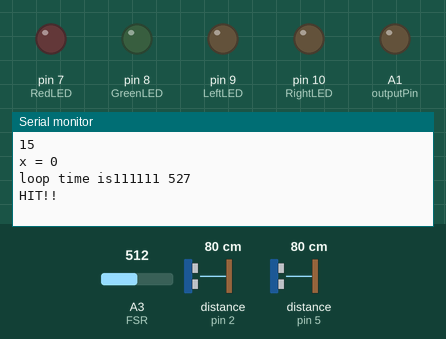
A sketch run on a simulated Arduino Uno, built with avr-gcc and run on an emulated ATmega328P. On the bench: output pins drawn as LEDs (lit = HIGH), the last lines printed to the serial monitor. The test bench sets the inputs (shaded band); at power-on: distance to the obstacle (sensors on pin 5, pin 2) 80 cm, A3 (FSR) = 512. The echo pulse lasts 58.3 µs per cm; random numbers use the default seed unless the sketch sets one.

Above: at 1.2 s.
1.3 s: distance to the obstacle (sensor on pin 5) set to 196 cm
At 1.8 s:
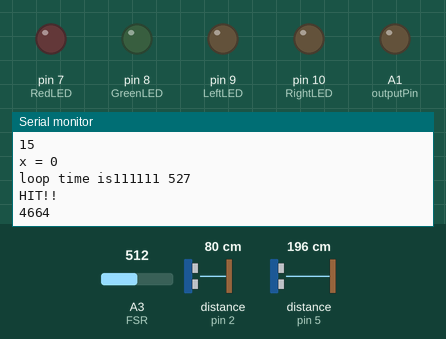
3.9 s: distance to the obstacle (sensor on pin 5) set to 204 cm
At 9.5 s:
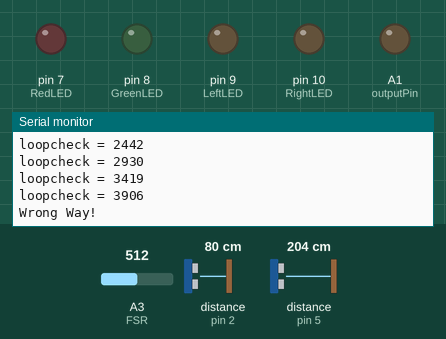
Timing chart, 0 to 11.0 s (numbered marks = the images above; inputs shaded):
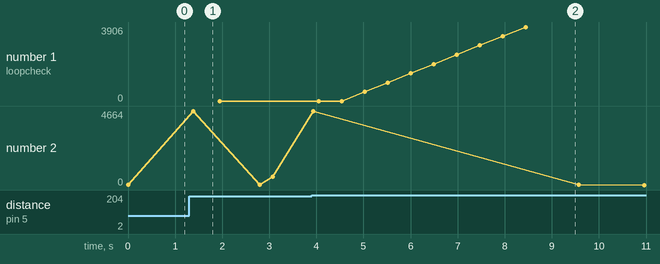

Measured:
- the behaviour switches between 200 and 201 cm on distance to the obstacle (sensor on pin 5) (found by bisection; images 1 and 2)
- after the input at 3.9 s, the serial monitor: prints a new line after 1.1 s (image 2)
- plotted number 1: 0 → 3906 after the input at 3.9 s
- plotted number 2: 15 → 534 after the input at 1.3 s

The sketch:

midterm_game_update.ino
```cpp
#include <NewPing.h>

#define PIN A0
#define outputPin A1

#define NUM_LEDS 60
#define BRIGHTNESS 15

#define trigPin1 3
#define echoPin1 2
#define trigPin2 4
#define echoPin2 5

///
#define MaxDistance 200

int outport = 12;
int RedLED = 7;
int GreenLED = 8;
int LeftLED = 9;
int RightLED = 10;
long x ;
int tempCheckTimer;
int y = 0 ;
int z = 0 ;
boolean clue = false;
boolean way = false;
boolean step1 = false;
boolean next = true;
long start = true;
int w = 0;

//fsr
int FSR = A3;
unsigned long startTime = 0;


NewPing sonar1(trigPin1, echoPin1, MaxDistance);
NewPing sonar2(trigPin2, echoPin2, MaxDistance);

void echoCheck() { // If ping echo, set distance to array.
  if (sonar1.check_timer()) {
    Serial.println("Yes");}
  if (tempCheckTimer = 0){
    Serial.println("NOO");}
}

void setup() {
  Serial.begin(9600);
  pinMode(RedLED, OUTPUT);
  pinMode(GreenLED, OUTPUT);
  pinMode(LeftLED, OUTPUT);
  pinMode(RightLED, OUTPUT);
  pinMode(FSR,INPUT);
  randomSeed(analogRead(0));
  unsigned long loopTime = 1;

  ///
  pinMode(outputPin, OUTPUT);

}


int distance1() {
  int dist = sonar1.ping_cm();
  if (dist != 0) {
    return dist;
  }
}

int distance2() {
  int dist = sonar2.ping_cm();
  if (dist != 0) {
    return dist;
  }
}

int compare1(int before) {
  int dist = sonar1.ping_cm();
  int diff = abs(dist - before);
  while (diff < 30) {
    int dist = sonar1.ping_cm();
    diff = abs(dist - before);
    Serial.print(before);
    Serial.print(",");
    Serial.print(dist);
    Serial.print(",");
    Serial.println(diff);
    delay(300);
  }
  return 1;
}

int compare2(int before) {
  int dist = sonar2.ping_cm();
  int diff = abs(dist - before);
  while (diff < 20) {
    int dist = sonar2.ping_cm();
    diff = abs(dist - before);
    Serial.print(before);
    Serial.print(",");
    Serial.print(dist);
    Serial.print(",");
    Serial.println(diff);
    delay(500);
  }
  return 1;
}

void RedLed() {
  digitalWrite(RedLED,HIGH);
  delay(1000);
  digitalWrite(RedLED,LOW);
}

void GreenLed() {
  digitalWrite(GreenLED,HIGH);
  delay(1000);
  digitalWrite(GreenLED,LOW);
}

void LeftLed() {
  digitalWrite(LeftLED,HIGH);
  delay(2000);
  digitalWrite(LeftLED,LOW);
}

void RightLed() {
  digitalWrite(RightLED,HIGH);
  delay(2000);
  digitalWrite(RightLED,LOW);

}

int pressuretest() {
  unsigned long loopTime = millis() - startTime;
  if (loopTime<=5000) {
    int val = analogRead(FSR);
    Serial.println(loopTime);
    if (val > 1) {
    //analogWrite(outport,HIGH);
    Serial.println(val);
    startTime = millis();
    }
  }else {
    Serial.println("MISS!");
    //analogWrite(outport,HIGH);
    startTime = millis();
  }
  delay(150);
}


void loop() {
  ///outputs
  analogWrite(outputPin, 100);
  Serial.println(outputPin);

  clue = false;
  way = false;
  next = true;
  unsigned long loopTime = 50;
  int pressure = analogRead(FSR);
  int dist2 = distance2();
  int dist1 = distance1();
  x = random()%2;
  Serial.print("x = ");
  Serial.println(x);
  int pp = sonar1.ping_median(10);


  if (x == 1) {
    while (loopTime<=5000 && clue == false) {
    //Serial.print("The clue is ");
    //Serial.print(clue);
    loopTime = millis() - startTime;
    int val = analogRead(FSR);
    //Serial.print("loop time is ");
    Serial.println(loopTime);
      if (val > 1) {
      Serial.println("HIT!!");
      //analogWrite(outport,HIGH);
      startTime = millis();
      delay(200);
      clue = true;
      }
    }
    if (loopTime > 5000 && clue == false) {
      Serial.println("MISS!");
    }
    delay(100);
    //Serial.print("sonar = ");
    Serial.println(sonar1.ping_median(20));

//    for (int i = 0; i < 11; i++ ){
//     if(sonar1.check_timer()){
//      y += 1;
//        }
//      }
    if (sonar1.ping_median() > 0) {
     //Serial.print("need to move");
     //Serial.print(y);
     //Serial.print(",");
     //Serial.println("Wrong Way!");
     //RedLed();}
     startTime = millis();
     loopTime = 0;
     while (loopTime<=4000 &&  way == false) {
      Serial.print("loopcheck = ");
      Serial.println(loopTime);
      loopTime = millis() - startTime;
      int asdf = sonar2.ping_median(10);
      if (sonar2.ping_median(8) > 0){
        way = true;
        next = false;
        Serial.println("NEXT!");
          }
        }
     if (loopTime > 4000 && way == false) {
      Serial.println("Wrong Way!");
      next = false;
      }
    }
    if (sonar2.ping_median() > 0 && next == true) {
     //Serial.print(y);
     //Serial.print(",");
     //Serial.println("Wrong Way!");
     //RedLed();}
     startTime = millis();
     loopTime = 0;
     way = false;
     int before2 = sonar2.ping_cm();
     while (loopTime<=6000 &&  way == false) {
      int distnow2 = sonar2.ping_cm();
      Serial.print("loopcheck = ");
      Serial.println(loopTime);
      loopTime = millis() - startTime;
      int diff = abs(distnow2 - before2);
      Serial.print("The difference is ");
      Serial.println(diff);
      if (diff > 30){
        way = true;
        Serial.println("NEXT!");
          }
        }
     if (loopTime > 6000 && way == false) {
      Serial.println("Wrong Way!");
      }
    }
  startTime = millis();
  }

delay(250);
clue = false;
loopTime = 0;
// when go left


  if (x == 0) {
    while (loopTime<=5000 && clue == false) {
    loopTime = millis() - startTime;
    int val = analogRead(FSR);
    Serial.print("loop time is111111 ");
    Serial.println(loopTime);
      if (val > 1) {
      Serial.println("HIT!!");
      //analogWrite(outport,HIGH);
      startTime = millis();
      delay(200);
      clue = true;
      }
    }
    if (loopTime > 5000 && clue == false) {
      Serial.println("MISS!");
    }
    delay(100);
    //Serial.print("sonar = ");
    Serial.println(sonar2.ping_median(20));

//    for (int i = 0; i < 11; i++ ){
//     if(sonar1.check_timer()){
//      y += 1;
//        }
//      }
    if (sonar2.ping_median(20) > 0) {
     //Serial.print("need to move");
     //Serial.print(y);
     //Serial.print(",");
     //Serial.println("Wrong Way!");
     //RedLed();}
     startTime = millis();
     loopTime = 0;
     while (loopTime<=4000 &&  way == false) {
      Serial.print("loopcheck = ");
      Serial.println(loopTime);
      loopTime = millis() - startTime;
      int asdf = sonar1.ping_median(10);
      if (sonar1.ping_median(8) > 0){
        way = true;
        next = false;
        Serial.println("NEXT!");
          }
        }
     if (loopTime > 4000 && way == false) {
      Serial.println("Wrong Way!");
      next = false;
      }
    }

    if (sonar1.ping_median() > 0 && next == true) {
     //Serial.print(y);
     //Serial.print(",");
     //Serial.println("Wrong Way!");
     //RedLed();}
     startTime = millis();
     loopTime = 0;
     way = false;
     int before1 = sonar1.ping_cm();
     while (loopTime<=6000 &&  way == false) {
      int distnow1 = sonar1.ping_cm();
      Serial.print("loopcheck = ");
      Serial.println(loopTime);
      loopTime = millis() - startTime;
      int diff = abs(distnow1 - before1);
      Serial.print("The difference is ");
      Serial.println(diff);
      if (diff > 30){
        way = true;
        Serial.println("NEXT!");
          }
        }
     if (loopTime > 6000 && way == false) {
      Serial.println("Wrong Way!");
      }
    }
  }
  startTime = millis();

  if (sonar1.ping_median() < 2){
  //send rainbow signal
  }

  if (sonar2.ping_median() < 2){
  //send rainbow signal
  }


}
```
